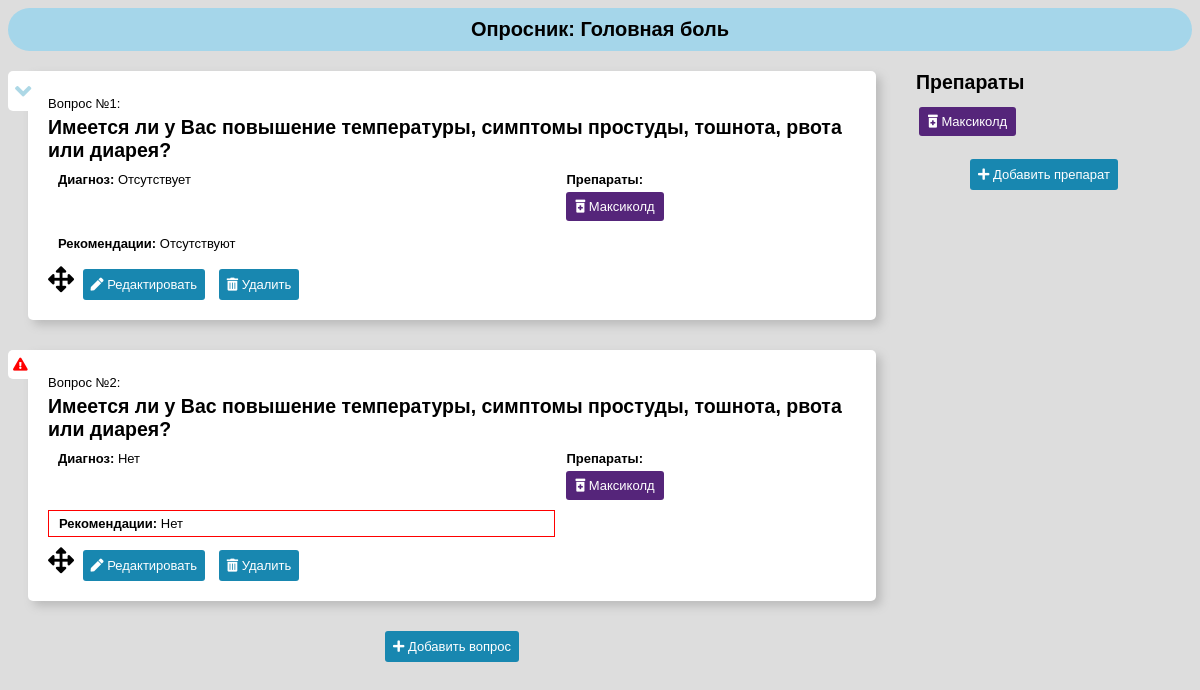
The page /headache/ on the database as committed earlier.
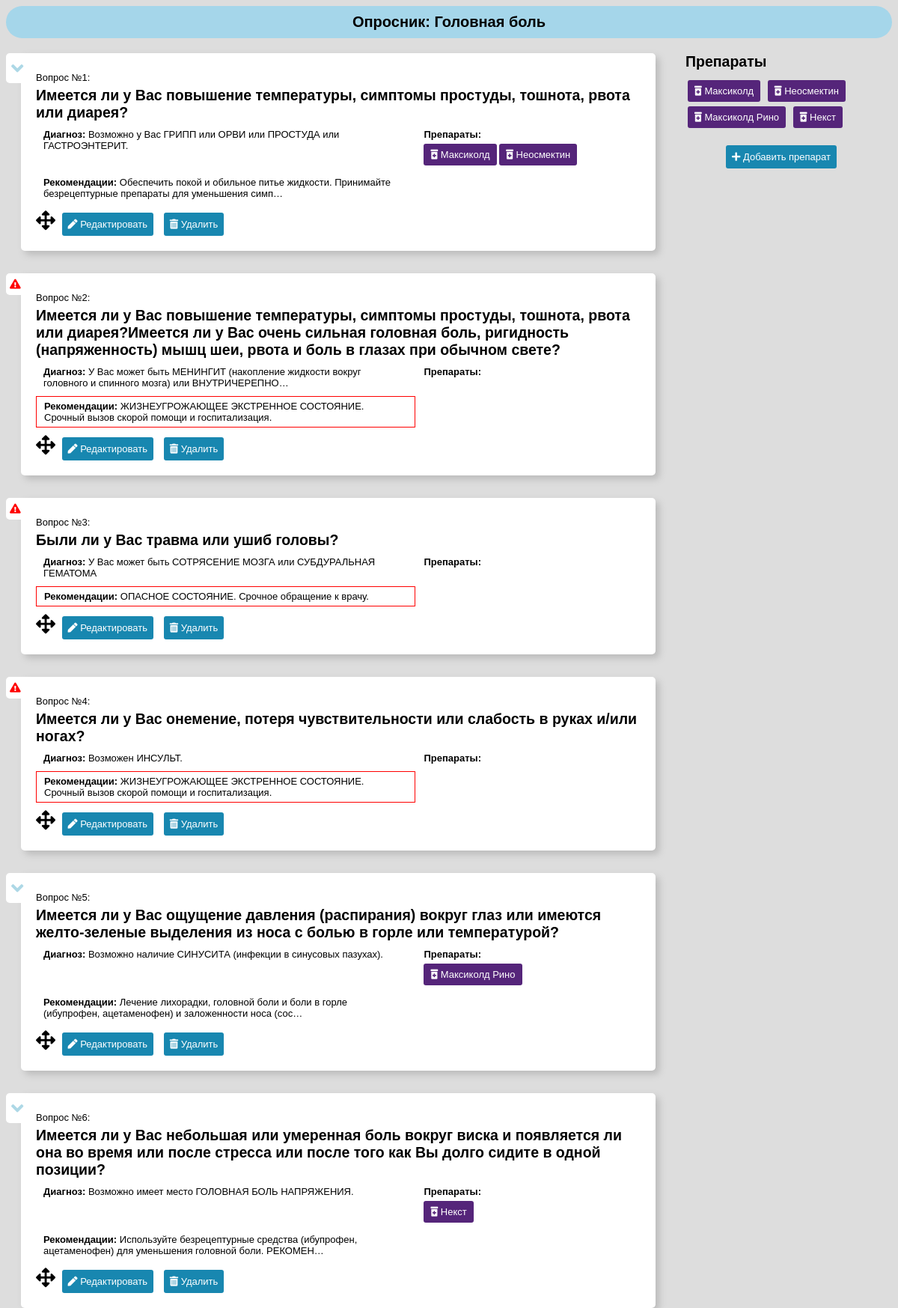
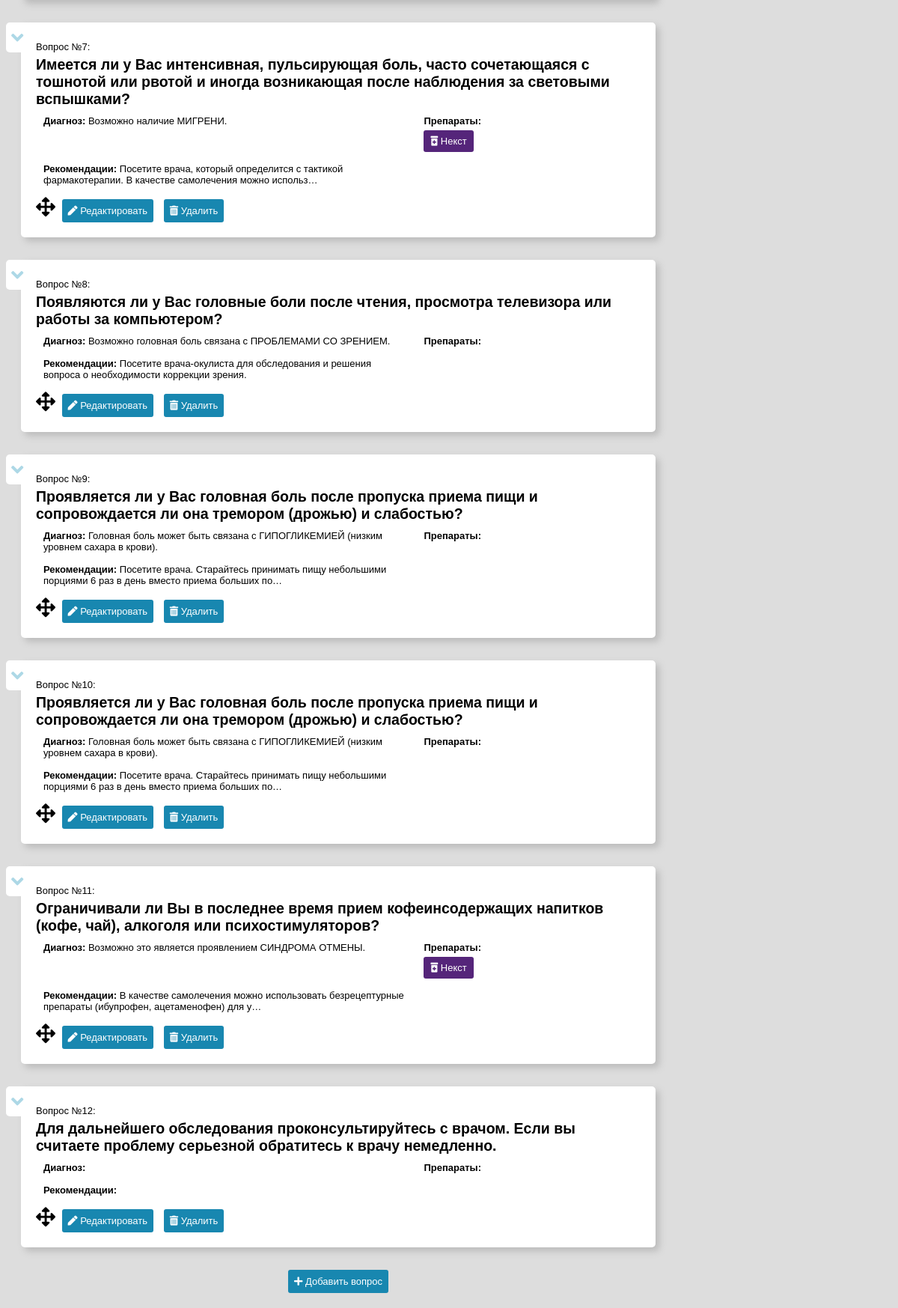
The same page on the database as committed later (2 pictures, top to bottom).
### headache/models.py (models this page shows, shortened)
class Question(models.Model):
    question_order_id = models.IntegerField('Порядковый номер', default=0)
    question_text = models.CharField('Текст вопроса', max_length=100, default="")
    diagnosis_text = models.CharField('Диагноз', max_length=2000, default="")
    recommendations_text = models.CharField('Рекомендации', max_length=2000, default="")
    interrupt_boolean = models.BooleanField(default=False)
    drugs = models.ManyToManyField(Drug)

class Drug(models.Model):
    drug_name = models.CharField('Название препарата', max_length=200, default="")
    image_file = models.ImageField(null=True, blank=True)
    contraindications_text = models.CharField('Есть ли у вас (противопоказания)', max_length=2000, default="")
    precautions_text = models.CharField('Есть ли у вас (предостережения)', max_length=2000, default="")
    drug_guide_url = models.URLField('Ссылка на препарат')
    def __str__(self):
        return self.drug_name

### headache/views.py (the view)
# urls.py: path('', views.index, name='index'),
def index(request):
    latest_question_list = Question.objects.order_by('question_order_id')
    latest_drug_list = Drug.objects.order_by('id')
    context = {
    	'latest_question_list': latest_question_list,
    	'latest_drug_list': latest_drug_list,
    	'dictionary': dictionary,
    }
    return render(request, 'headache/index.html', context)

### headache/templates/headache/index.html (shortened to what this page needs)
<!DOCTYPE HTML>
<html>
<head>
<link rel="stylesheet" href="https://use.fontawesome.com/releases/v5.2.0/css/all.css">
</head>
<body>
<div class="app_name">{{ dictionary.app_name }}</div>
<div id="sortableList" class="list-group">
{% if latest_question_list %}
    {% for question in latest_question_list %}
			<div class="question_wrapper list-group-item">
				{% if question.interrupt_boolean %}
					<div class="question_interrupt">
						<i class="fas fa-exclamation-triangle"></i>
					</div>
				{% else %}
					<div class="question_continue">
						<i class="fas fa-angle-down fa-2x"></i>
					</div>
				{% endif %}
				<div class="question">
					<p>Вопрос №<span class="list-number">{{ question.question_order_id }}</span>:</p>
					<h2> {{ question.question_text }}</h2>
				</div>
				<div class="diagnosis">
					<p><strong>Диагноз:</strong> {{ question.diagnosis_text|truncatechars:100 }}</p>
				</div>
				<div class="medicine">
					<p><strong>Препараты:</strong>
						{% for drug in question.drugs.all %}
        					<li><a href="{% url 'headache:drug_edit' drug.id %}"><i class="fas fa-prescription-bottle-alt"></i> {{ drug }}</a></li>
						{% endfor %}
					</p>
				</div>
				<div class="recommendations {% if question.interrupt_boolean %}warning{% endif%}">
					<p><strong>Рекомендации:</strong> {{ question.recommendations_text|truncatechars:100 }}</p>
				</div>
				<div class="editing">
					<i class="fas fa-arrows-alt fa-2x"></i>
					<a class="edit" href="{% url 'headache:edit' question.id %}"><i class="fas fa-pen"></i> Редактировать</a>
					<a class="delete" href="{% url 'headache:delete' question.id %}"><i class="fas fa-trash-alt"></i> Удалить</a>
				</div>
			</div>
    {% endfor %}
{% else %}
    <p>Вопросов на данный момент нет</p>
{% endif %}
	<div class="add_button_wrapper">
		<a class="add" href="{% url 'headache:add' %}"><i class="fas fa-plus"></i> Добавить вопрос</a>
	</div>
</div>
<div id="drugsList">
	{% if latest_drug_list %}
		<div class="drugsWrapper">
			<h2>Препараты</h2>
	    {% for drug in latest_drug_list %}
	    	<div class="drugWrapper">
				<div class="drug_name">
					<a href="{% url 'headache:drug_edit' drug.id %}"><i class="fas fa-prescription-bottle-alt"></i> {{ drug.drug_name }} </a>
				</div>
			</div>
	    {% endfor %}
		</div>
	{% else %}
		<p style="text-align: center;">Препараты в списке отсутствуют</p>
	{% endif %}
	<div class="add_button_wrapper">
		<a class="add" href="{% url 'headache:drug_add' %}"><i class="fas fa-plus"></i> Добавить препарат</a>
	</div>
</div>
</body>
</html>

### headache/templates/headache/index.html (style rules this page uses)
body { font-family: sans-serif; font-size: 13px; background-color: #ddd; }
.app_name { font-size: 20px; font-weight: bold; text-align: center; display: block; height: auto; padding: 10px; background-color: #a5d6ea; border-radius: 50px; }
#sortableList { width: 75%; float: left; }
#drugsList { width: 25%; float: right; }
.drugsWrapper { padding: 20px; }
.drugsWrapper h2 { margin-bottom: 10px; }
.drugWrapper { display: inline-block; padding: 7px 9px; margin: 3px; background-color: #55257a; border-radius: 3px; color: white; }
.drugWrapper a { color: white; text-decoration: none; }
.warning { border: 1px solid red; }
.question_wrapper { position: relative; border-radius: 5px; border-top-left-radius: 0; display: block; padding: 20px; margin: 20px; margin-bottom: 30px; background-color: #fff; box-shadow: 5px 5px 10px #bbb; }
div.question_interrupt { position: absolute; top: 0; left: -20px; display: block; background-color: white; padding: 7px 7px 7px 5px; border-radius: 5px 0 0 5px; }
div.question_interrupt > i { color: red; }
div.question_continue { position: absolute; top: 0; left: -20px; display: block; background-color: white; padding: 7px 7px 7px 7px; border-radius: 5px 0 0 5px; }
div.question_continue > i { color: lightblue; }
.question_wrapper > div.question { display: block; vertical-align: top; }
.question_wrapper > div.question > h1,h2,h3,h4,h5,h6 { margin-top: 0; margin-bottom: 0; }
.question_wrapper p { margin-bottom: 0; }
div.diagnosis { display: inline-block; width: 60%; padding: 0 10px; margin-top: 5px; vertical-align: top; }
div.medicine { display: inline-block; width: 30%; padding: 0 10px; margin-top: 5px; vertical-align: top; }
div.medicine li { list-style: none; display: inline-block; padding: 7px 9px; background-color: #55257a; border-radius: 3px; color: white; }
div.medicine li a { color: white; text-decoration: none; }
.question_wrapper p { margin-top: 5px; margin-bottom: 5px; }
.question_wrapper > div.recommendations { display: inline-block; width: 60%; padding: 0 10px; margin-top: 5px; vertical-align: top; }
.question_wrapper > div.editing { display: block; vertical-align: top; margin-top: 10px; }
.question_wrapper > div.editing > a { padding: 8px; background-color: #1887b0; border-radius: 3px; display: inline-block; margin: 0 5px; text-decoration: none; color: white; -webkit-transition: background-color 500ms ease-out; -moz-transition: background-color 500ms ease-out; -o-transition: background-color 500ms ease-out; transition: background-color 500ms ease-out; }
.add_button_wrapper { text-align: center; padding-bottom: 20px; }
a.add { padding: 8px; background-color: #1887b0; border-radius: 3px; display: inline-block; margin: 0 5px; text-decoration: none; color: white; -webkit-transition: background-color 500ms ease-out; -moz-transition: background-color 500ms ease-out; -o-transition: background-color 500ms ease-out; transition: background-color 500ms ease-out; }

Rows that differ between the two databases and show on the page:
changed Question: diagnosis_text "Отсутствует" → "Возможно у Вас ГРИПП или ОРВИ или ПРОСТУДА или ГАСТРОЭНТЕРИТ."; recommendations_text "Отсутствуют" → "Обеспечить покой и обильное питье жидкости. Принимайте безрецептурные препараты для уменьшения симп…"
added Drug: drug_name "Неосмектин"
changed Question: question_text "Имеется ли у Вас повышение температуры, симптомы простуды, тошнота, рвота или диарея?" → "…простуды, тошнота, рвота или диарея?Имеется ли у Вас очень сильная головная боль, ригидность (напряженность) мышц шеи, рвота и боль в глазах при обычном свете?"; diagnosis_text "Нет" → "У Вас может быть МЕНИНГИТ (накопление жидкости вокруг головного и спинного мозга) или ВНУТРИЧЕРЕПНО…"; recommendations_text "Нет" → "ЖИЗНЕУГРОЖАЮЩЕЕ ЭКСТРЕННОЕ СОСТОЯНИЕ. Срочный вызов скорой помощи и госпитализация."; loses Drug (drug_name "Максиколд")
added Question: interrupt_boolean True (drawn), question_order_id "3", question_text "Были ли у Вас травма или ушиб головы?", diagnosis_text "У Вас может быть СОТРЯСЕНИЕ МОЗГА или СУБДУРАЛЬНАЯ ГЕМАТОМА", recommendations_text "ОПАСНОЕ СОСТОЯНИЕ. Срочное обращение к врачу."
added Question: interrupt_boolean True (drawn), question_order_id "4", question_text "Имеется ли у Вас онемение, потеря чувствительности или слабость в руках и/или ногах?", diagnosis_text "Возможен ИНСУЛЬТ.", recommendations_text "ЖИЗНЕУГРОЖАЮЩЕЕ ЭКСТРЕННОЕ СОСТОЯНИЕ. Срочный вызов скорой помощи и госпитализация."
added Question: interrupt_boolean False (drawn), question_order_id "5", question_text "Имеется ли у Вас ощущение давления (распирания) вокруг глаз или имеются желто-зеленые выделения из носа с болью в горле или температурой?", diagnosis_text "Возможно наличие СИНУСИТА (инфекции в синусовых пазухах).", recommendations_text "Лечение лихорадки, головной боли и боли в горле (ибупрофен, ацетаменофен) и заложенности носа (сос…"
added Drug: drug_name "Максиколд Рино"
added Question: interrupt_boolean False (drawn), question_order_id "6", question_text "Имеется ли у Вас небольшая или умеренная боль вокруг виска и появляется ли она во время или после стресса или после того как Вы долго сидите в одной позиции?", diagnosis_text "Возможно имеет место ГОЛОВНАЯ БОЛЬ НАПРЯЖЕНИЯ.", recommendations_text "Используйте безрецептурные средства (ибупрофен, ацетаменофен) для уменьшения головной боли. РЕКОМЕН…"
added Drug: drug_name "Некст"
added Question: interrupt_boolean False (drawn), question_order_id "7", question_text "Имеется ли у Вас интенсивная, пульсирующая боль, часто сочетающаяся с тошнотой или рвотой и иногда возникающая после наблюдения за световыми вспышками?", diagnosis_text "Возможно наличие МИГРЕНИ.", recommendations_text "Посетите врача, который определится с тактикой фармакотерапии. В качестве самолечения можно использ…"
added Question: interrupt_boolean False (drawn), question_order_id "8", question_text "Появляются ли у Вас головные боли после чтения, просмотра телевизора или работы за компьютером?", diagnosis_text "Возможно головная боль связана с ПРОБЛЕМАМИ СО ЗРЕНИЕМ.", recommendations_text "Посетите врача-окулиста для обследования и решения вопроса о необходимости коррекции зрения."
added Question: interrupt_boolean False (drawn), question_order_id "9", question_text "Проявляется ли у Вас головная боль после пропуска приема пищи и сопровождается ли она тремором (дрожью) и слабостью?", diagnosis_text "Головная боль может быть связана с ГИПОГЛИКЕМИЕЙ (низким уровнем сахара в крови).", recommendations_text "Посетите врача. Старайтесь принимать пищу небольшими порциями 6 раз в день вместо приема больших по…"
added Question: interrupt_boolean False (drawn), question_order_id "10", question_text "Проявляется ли у Вас головная боль после пропуска приема пищи и сопровождается ли она тремором (дрожью) и слабостью?", diagnosis_text "Головная боль может быть связана с ГИПОГЛИКЕМИЕЙ (низким уровнем сахара в крови).", recommendations_text "Посетите врача. Старайтесь принимать пищу небольшими порциями 6 раз в день вместо приема больших по…"
added Question: interrupt_boolean False (drawn), question_order_id "11", question_text "Ограничивали ли Вы в последнее время прием кофеинсодержащих напитков (кофе, чай), алкоголя или психостимуляторов?", diagnosis_text "Возможно это является проявлением СИНДРОМА ОТМЕНЫ.", recommendations_text "В качестве самолечения можно использовать безрецептурные препараты (ибупрофен, ацетаменофен) для у…"
added Question: interrupt_boolean False (drawn), question_order_id "12", question_text "Для дальнейшего обследования проконсультируйтесь с врачом. Если вы считаете проблему серьезной обратитесь к врачу немедленно."
